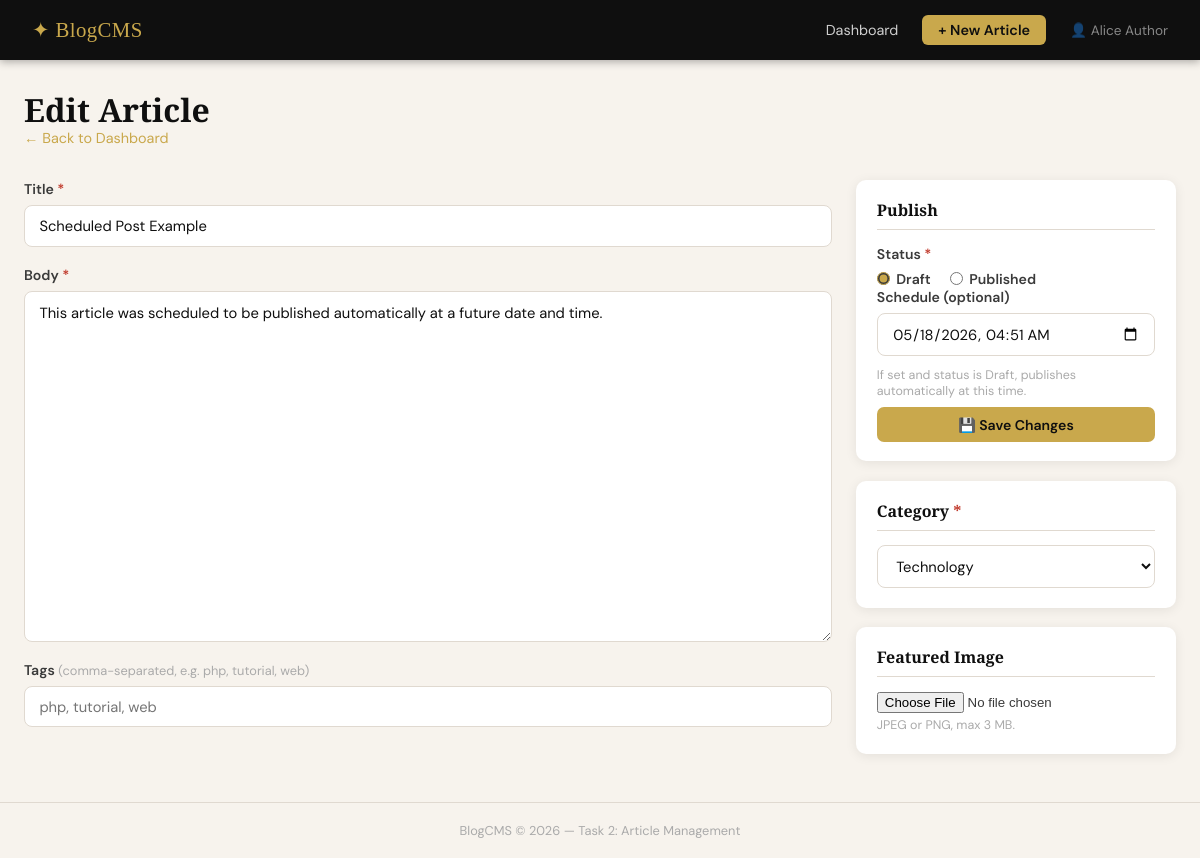
Screenshot of /controllers/ArticleController.php?action=edit&id=4 (signed in) with the database file from the repository.
### tables this page shows
CREATE TABLE IF NOT EXISTS articles (
  id                  INT AUTO_INCREMENT PRIMARY KEY,
  author_id           INT NOT NULL,
  category_id         INT,
  title               VARCHAR(255) NOT NULL,
  body                TEXT         NOT NULL,
  featured_image_path VARCHAR(255),
  status              ENUM('draft','published') NOT NULL DEFAULT 'draft',
  publish_at          DATETIME,
  view_count          INT NOT NULL DEFAULT 0,
  created_at          DATETIME NOT NULL DEFAULT CURRENT_TIMESTAMP,
  FOREIGN KEY (author_id)   REFERENCES users(id)      ON DELETE CASCADE,
  FOREIGN KEY (category_id) REFERENCES categories(id) ON DELETE SET NULL
);

CREATE TABLE IF NOT EXISTS categories (
  id   INT AUTO_INCREMENT PRIMARY KEY,
  name VARCHAR(100) NOT NULL UNIQUE
);

### config/database.php (called while the page is built, shortened)
<?php
function getDB(): PDO {
    static $pdo = null;
    if ($pdo === null) {
        $dsn = "mysql:host=" . DB_HOST . ";port=" . DB_PORT
             . ";dbname=" . DB_NAME . ";charset=" . DB_CHARSET;
        $options = [
            PDO::ATTR_ERRMODE            => PDO::ERRMODE_EXCEPTION,
            PDO::ATTR_DEFAULT_FETCH_MODE => PDO::FETCH_ASSOC,
            PDO::ATTR_EMULATE_PREPARES   => false,
        ];
        try {
            $pdo = new PDO($dsn, DB_USER, DB_PASS, $options);
        } catch (PDOException $e) {
            http_response_code(500);
            die(json_encode(['error' => 'Database connection failed: ' . $e->getMessage()]));
        }
    }
    return $pdo;
}

### models/ArticleModel.php (called while the page is built, shortened)
<?php
require_once __DIR__ . '/../config/database.php';
class ArticleModel {
    private PDO $db;
    public function __construct() {
        $this->db = getDB();
    }
    public function getById(int $id): array|false {
        $stmt = $this->db->prepare(
            "SELECT a.*, c.name AS category_name
             FROM articles a
             LEFT JOIN categories c ON a.category_id = c.id
             WHERE a.id = ?"
        );
        $stmt->execute([$id]);
        return $stmt->fetch();
    }
    public function getTagsForArticle(int $articleId): array {
        $stmt = $this->db->prepare(
            "SELECT t.name FROM tags t
             JOIN article_tags at ON at.tag_id = t.id
             WHERE at.article_id = ?"
        );
        $stmt->execute([$articleId]);
        return array_column($stmt->fetchAll(), 'name');
    }
}

### models/CategoryModel.php (called while the page is built, shortened)
<?php
require_once __DIR__ . '/../config/database.php';
class CategoryModel {
    private PDO $db;
    public function __construct() {
        $this->db = getDB();
    }
    public function getAll(): array {
        return $this->db->query("SELECT * FROM categories ORDER BY name")->fetchAll();
    }
}

### views/articles/form.php (the view, shortened to what this page needs)
<?php
$isEdit    = ($action === 'edit');
?>
<?php require __DIR__ . '/../layouts/header.php'; ?>
<div class="page-header">
  <div>
    <h1 class="page-title"><?= $isEdit ? 'Edit Article' : 'Create Article' ?></h1>
    <a href="ArticleController.php?action=dashboard" class="back-link">← Back to Dashboard</a>
  </div>
</div>
<form class="article-form"
      method="POST"
      enctype="multipart/form-data"
      action="ArticleController.php?action=<?= $isEdit ? 'edit&id='.$id : 'create' ?>">
  <div class="form-grid">
    <div class="form-main">
      <div class="field">
        <label for="title">Title <span class="req">*</span></label>
        <input type="text" id="title" name="title"
               value="<?= htmlspecialchars($article['title'] ?? $_POST['title'] ?? '') ?>"
               placeholder="Enter article title…" required />
      </div>
      <div class="field">
        <label for="body">Body <span class="req">*</span></label>
        <textarea id="body" name="body" rows="14" placeholder="Write your article here…" required><?= htmlspecialchars($article['body'] ?? $_POST['body'] ?? '') ?></textarea>
      </div>
      <div class="field">
        <label for="tags">Tags <span class="hint">(comma-separated, e.g. php, tutorial, web)</span></label>
        <input type="text" id="tags" name="tags"
               value="<?= htmlspecialchars($existingTags ?? $_POST['tags'] ?? '') ?>"
               placeholder="php, tutorial, web" />
      </div>
    </div>
    <div class="form-sidebar">
      <div class="sidebar-card">
        <h3 class="sidebar-title">Publish</h3>
        <div class="field">
          <label>Status <span class="req">*</span></label>
          <div class="radio-group">
            <?php foreach (['draft' => 'Draft', 'published' => 'Published'] as $val => $label): ?>
            <label class="radio-label">
              <input type="radio" name="status" value="<?= $val ?>"
                <?= (($article['status'] ?? $_POST['status'] ?? 'draft') === $val) ? 'checked' : '' ?> />
              <?= $label ?>
            </label>
            <?php endforeach; ?>
          </div>
        </div>
        <div class="field">
          <label for="publish_at">Schedule (optional)</label>
          <input type="datetime-local" id="publish_at" name="publish_at"
                 value="<?= htmlspecialchars(
                     isset($article['publish_at']) && $article['publish_at']
                     ? date('Y-m-d\TH:i', strtotime($article['publish_at']))
                     : ($_POST['publish_at'] ?? '')
                 ) ?>" />
          <small class="field-hint">If set and status is Draft, publishes automatically at this time.</small>
        </div>
        <button type="submit" class="btn btn-primary btn-full">
          <?= $isEdit ? '💾 Save Changes' : '🚀 Publish Article' ?>
        </button>
      </div>
      <div class="sidebar-card">
        <h3 class="sidebar-title">Category <span class="req">*</span></h3>
        <select name="category_id" id="category_id" required>
          <?php foreach ($categories as $cat): ?>
          <option value="<?= $cat['id'] ?>"
            <?= (($article['category_id'] ?? $_POST['category_id'] ?? '') == $cat['id']) ? 'selected' : '' ?>>
            <?= htmlspecialchars($cat['name']) ?>
          </option>
          <?php endforeach; ?>
        </select>
      </div>
      <div class="sidebar-card">
        <h3 class="sidebar-title">Featured Image</h3>
        <input type="file" name="featured_image" id="featured_image" accept="image/jpeg,image/png" />
        <small class="field-hint">JPEG or PNG, max 3 MB.</small>
      </div>
    </div>
  </div>
</form>
<?php require __DIR__ . '/../layouts/footer.php'; ?>

### public/css/style.css (style rules this page uses)
*, *::before, *::after { box-sizing: border-box; margin: 0; padding: 0; }
:root { --ink: #0f0f0f; --ink-soft: #3a3a3a; --cream: #f7f3ed; --white: #ffffff; --gold: #c9a84c; --gold-light: #e8d5a0; --sage: #8a9e7b; --red: #c0392b; --red-light: #f9ebea; --green: #27ae60; --green-light:#e9f7ef; --border: #e0d9d0; --shadow: 0 2px 12px rgba(0,0,0,.08); --radius: 10px; --font-head: 'Playfair Display', Georgia, serif; --font-body: 'DM Sans', system-ui, sans-serif; }
html { font-size: 16px; }
body { font-family: var(--font-body); background: var(--cream); color: var(--ink); min-height: 100vh; display: flex; flex-direction: column; }
.page-header { display: flex; align-items: flex-start; justify-content: space-between; margin-bottom: 2rem; flex-wrap: wrap; gap: 1rem; }
.page-title { font-family: var(--font-head); font-size: 2rem; color: var(--ink); line-height: 1.1; }
.back-link { color: var(--gold); text-decoration: none; font-size: .9rem; }
.btn { display: inline-flex; align-items: center; gap: .4rem; border: none; border-radius: 7px; cursor: pointer; font-family: var(--font-body); font-weight: 600; font-size: .88rem; padding: .55rem 1.1rem; text-decoration: none; transition: opacity .15s, transform .1s; }
.btn-primary { background: var(--gold); color: var(--ink); }
.btn-full { width: 100%; justify-content: center; margin-top: .5rem; }
.form-grid { display: grid; grid-template-columns: 1fr 320px; gap: 1.5rem; align-items: start; }
.form-main, .form-sidebar { display: flex; flex-direction: column; gap: 1.2rem; }
.field { display: flex; flex-direction: column; gap: .45rem; }
.field label { font-weight: 600; font-size: .88rem; color: var(--ink-soft); }
.req { color: var(--red); }
.hint { font-weight: 400; color: #aaa; font-size: .8rem; }
.field input[type="text"], .field input[type="datetime-local"], .field textarea, select { border: 1.5px solid var(--border); border-radius: 8px; padding: .6rem .9rem; font-family: var(--font-body); font-size: .92rem; color: var(--ink); background: var(--white); width: 100%; outline: none; transition: border-color .2s, box-shadow .2s; }
.field textarea { resize: vertical; line-height: 1.6; }
.field-hint { color: #aaa; font-size: .78rem; margin-top: .2rem; }
.radio-group { display: flex; gap: 1.2rem; }
.radio-label { display: flex; align-items: center; gap: .4rem; cursor: pointer; font-size: .9rem; }
.radio-label input { accent-color: var(--gold); }
.sidebar-card { background: var(--white); border-radius: var(--radius); box-shadow: var(--shadow); padding: 1.2rem 1.3rem; }
.sidebar-title { font-family: var(--font-head); font-size: 1rem; margin-bottom: .9rem; color: var(--ink); border-bottom: 1px solid var(--border); padding-bottom: .5rem; }
input[type="file"] { font-size: .83rem; color: var(--ink-soft); }

### rows the page displays
articles: title "Scheduled Post Example", body "This article was scheduled to be published automatically at a future date and time.", status "☑ Draft", status "☐ Published", publish_at "05/18/2026 04:51", category_id "Technology"

### other values shown
$_SESSION['name'] "Alice Author"
$label "Draft"
$label "Published"
